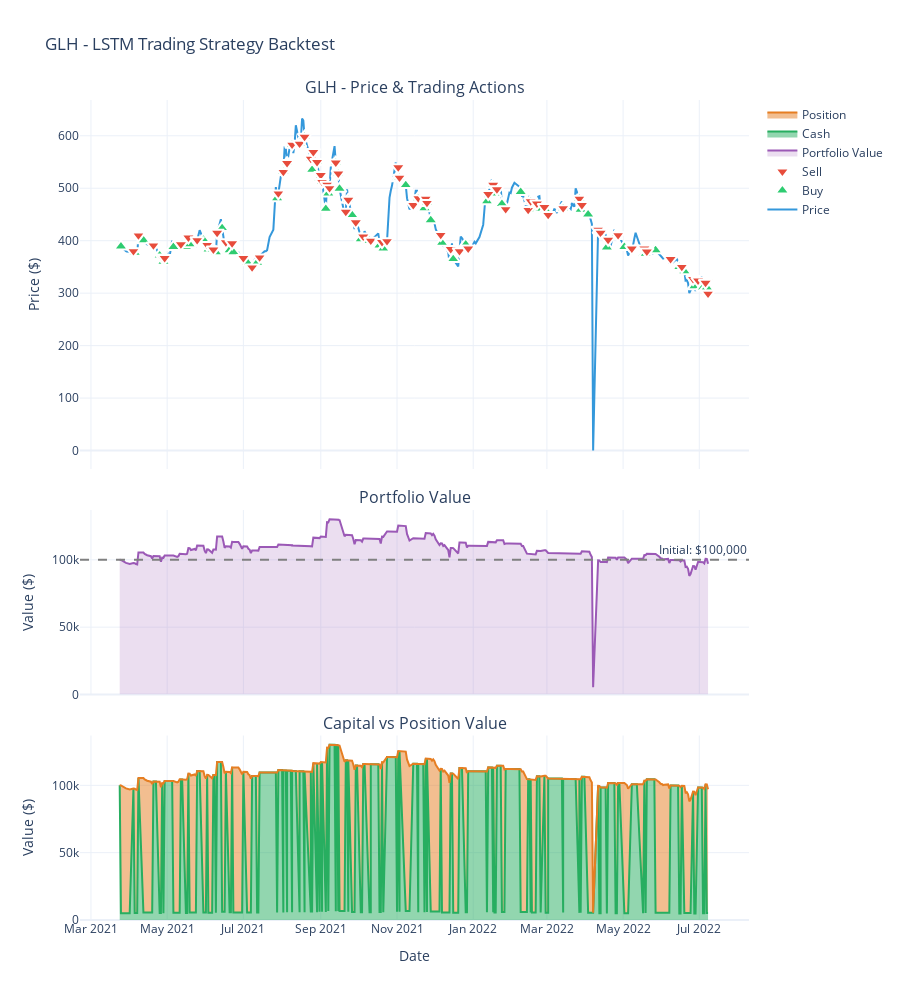

Write notebook code for a chart like this one.
### Markdown cell above
## Example 3: Backtest LSTM Trading Strategy

### Code cell
# Run LSTM backtest
lstm_results = backtest_lstm_model(
    stock_symbol=stock_symbol_lstm,
    spark=spark,
    hdfs_base_path=hdfs_base_path,
    test_start_year=2021,
    test_end_year=2022,
    sequence_length=20,
    initial_capital=100000.0,
    position_size=0.95,
    transaction_cost=0.001
)

# Visualize results
visualize_lstm_backtest(lstm_results)

# Additional analysis
df_trades = pd.DataFrame(lstm_results['trades'])
df_portfolio = pd.DataFrame(lstm_results['portfolio_values'])

print(f"\n{'='*80}")
print("DETAILED STATISTICS")
print(f"{'='*80}")

# Win rate for trades
if len(df_trades) > 1:
    # Match buy-sell pairs
    buys = df_trades[df_trades['action'] == 'BUY']
    sells = df_trades[df_trades['action'] == 'SELL']
    
    winning_trades = 0
    total_pairs = min(len(buys), len(sells))
    
    for i in range(total_pairs):
        if sells.iloc[i]['price'] > buys.iloc[i]['price']:
            winning_trades += 1
    
    if total_pairs > 0:
        trade_win_rate = (winning_trades / total_pairs) * 100
        print(f"Trade Win Rate: {trade_win_rate:.2f}% ({winning_trades}/{total_pairs})")

# Drawdown analysis
df_portfolio['drawdown'] = (df_portfolio['portfolio_value'] / df_portfolio['portfolio_value'].cummax() - 1) * 100
max_drawdown = df_portfolio['drawdown'].min()
print(f"Maximum Drawdown: {max_drawdown:.2f}%")

# Sharpe ratio (simplified, assuming risk-free rate = 0)
returns = df_portfolio['portfolio_value'].pct_change().dropna()
sharpe = (returns.mean() / returns.std()) * np.sqrt(252) if returns.std() > 0 else 0
print(f"Sharpe Ratio (annualized): {sharpe:.2f}")

# Plot drawdown
plt.figure(figsize=(14, 5))
plt.plot(df_portfolio['date'], df_portfolio['drawdown'], linewidth=2, color='red')
plt.fill_between(df_portfolio['date'], df_portfolio['drawdown'], 0, alpha=0.3, color='red')
plt.xlabel('Date')
plt.ylabel('Drawdown (%)')
plt.title(f'{stock_symbol_lstm} - Portfolio Drawdown')
plt.grid(True, alpha=0.3)
plt.xticks(rotation=45)
plt.tight_layout()
plt.show()

print(f"\n✓ Backtesting completed for {stock_symbol_lstm}")
